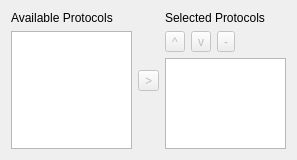
         <widget class="QWidget" name="page_2" >
          <property name="geometry" >
           <rect>
            <x>0</x>
            <y>0</y>
            <width>297</width>
            <height>160</height>
           </rect>
          </property>
          <attribute name="label" >
           <string>Advanced</string>
          </attribute>
          <layout class="QHBoxLayout" >
           <item>
            <layout class="QVBoxLayout" >
             <item>
              <widget class="QLabel" name="label" >
               <property name="text" >
                <string>Available Protocols</string>
               </property>
              </widget>
             </item>
             <item>
              <widget class="QListView" name="lvAllProtocols" >
               <property name="dragEnabled" >
                <bool>true</bool>
               </property>
               <property name="selectionMode" >
                <enum>QAbstractItemView::ExtendedSelection</enum>
               </property>
               <property name="selectionBehavior" >
                <enum>QAbstractItemView::SelectRows</enum>
               </property>
              </widget>
             </item>
            </layout>
           </item>
           <item>
            <layout class="QVBoxLayout" >
             <item>
              <spacer>
               <property name="orientation" >
                <enum>Qt::Vertical</enum>
               </property>
               <property name="sizeHint" >
                <size>
                 <width>20</width>
                 <height>40</height>
                </size>
               </property>
              </spacer>
             </item>
             <item>
              <widget class="QToolButton" name="tbAdd" >
               <property name="enabled" >
                <bool>false</bool>
               </property>
               <property name="text" >
                <string>></string>
               </property>
               <property name="icon" >
                <iconset resource="ostinato.qrc" >:/icons/arrow_right.png</iconset>
               </property>
              </widget>
             </item>
             <item>
              <spacer>
               <property name="orientation" >
                <enum>Qt::Vertical</enum>
               </property>
               <property name="sizeHint" >
                <size>
                 <width>20</width>
                 <height>40</height>
                </size>
               </property>
              </spacer>
             </item>
            </layout>
           </item>
           <item>
            <layout class="QVBoxLayout" >
             <item>
              <widget class="QLabel" name="label_2" >
               <property name="text" >
                <string>Selected Protocols</string>
               </property>
              </widget>
             </item>
             <item>
              <layout class="QHBoxLayout" >
               <item>
                <widget class="QToolButton" name="tbUp" >
                 <property name="enabled" >
                  <bool>false</bool>
                 </property>
                 <property name="text" >
                  <string>^</string>
                 </property>
                 <property name="icon" >
                  <iconset resource="ostinato.qrc" >:/icons/arrow_up.png</iconset>
                 </property>
                </widget>
               </item>
               <item>
                <widget class="QToolButton" name="tbDown" >
                 <property name="enabled" >
                  <bool>false</bool>
                 </property>
                 <property name="text" >
                  <string>v</string>
                 </property>
                 <property name="icon" >
                  <iconset resource="ostinato.qrc" >:/icons/arrow_down.png</iconset>
                 </property>
                </widget>
               </item>
               <item>
                <widget class="QToolButton" name="tbDelete" >
                 <property name="enabled" >
                  <bool>false</bool>
                 </property>
                 <property name="text" >
                  <string>-</string>
                 </property>
                 <property name="icon" >
                  <iconset resource="ostinato.qrc" >:/icons/delete.png</iconset>
                 </property>
                </widget>
               </item>
               <item>
                <spacer>
                 <property name="orientation" >
                  <enum>Qt::Horizontal</enum>
                 </property>
                 <property name="sizeHint" >
                  <size>
                   <width>40</width>
                   <height>20</height>
                  </size>
                 </property>
                </spacer>
               </item>
              </layout>
             </item>
             <item>
              <widget class="QListView" name="lvSelectedProtocols" >
               <property name="selectionBehavior" >
                <enum>QAbstractItemView::SelectRows</enum>
               </property>
              </widget>
             </item>
            </layout>
           </item>
          </layout>
         </widget>
